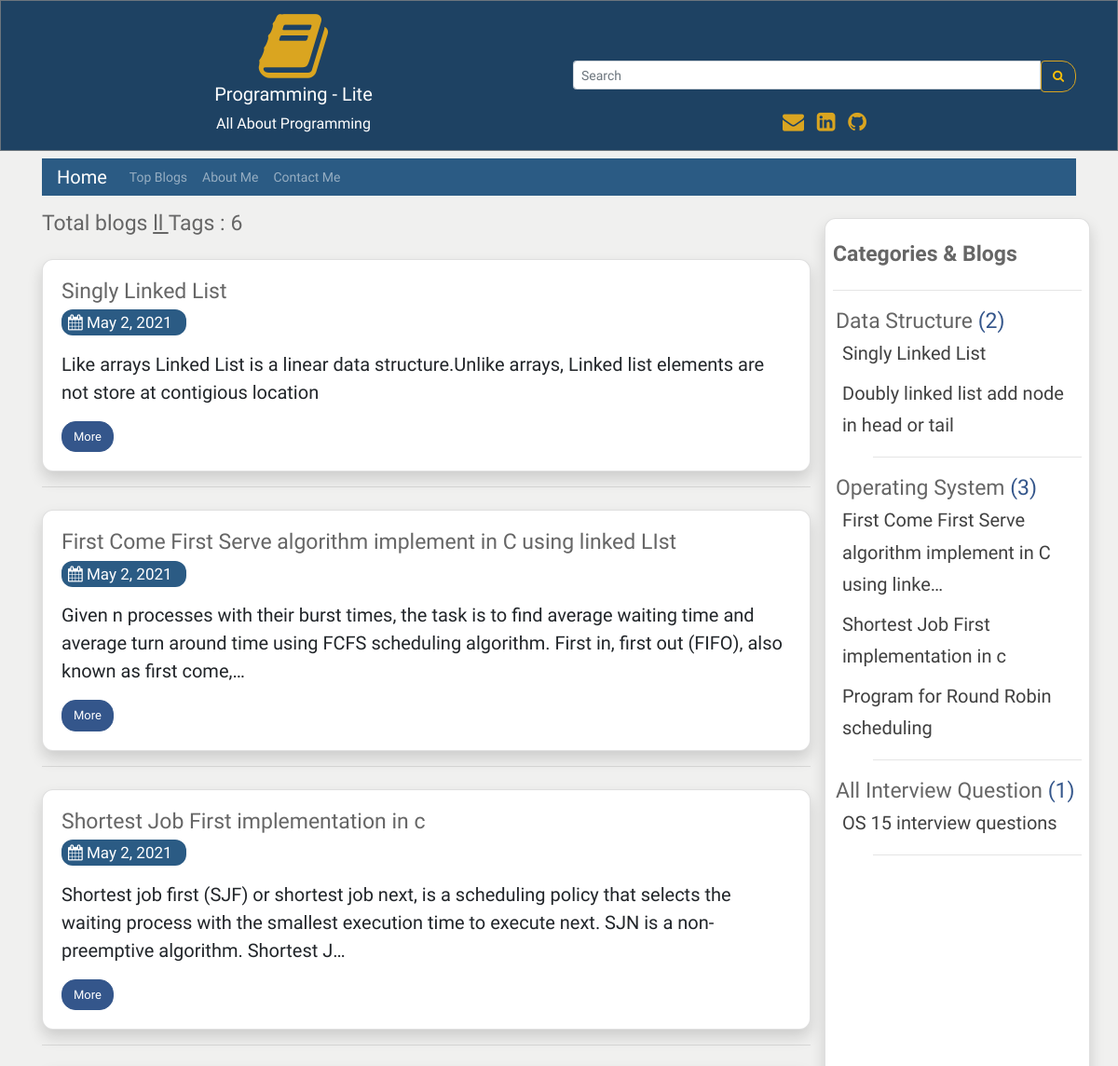
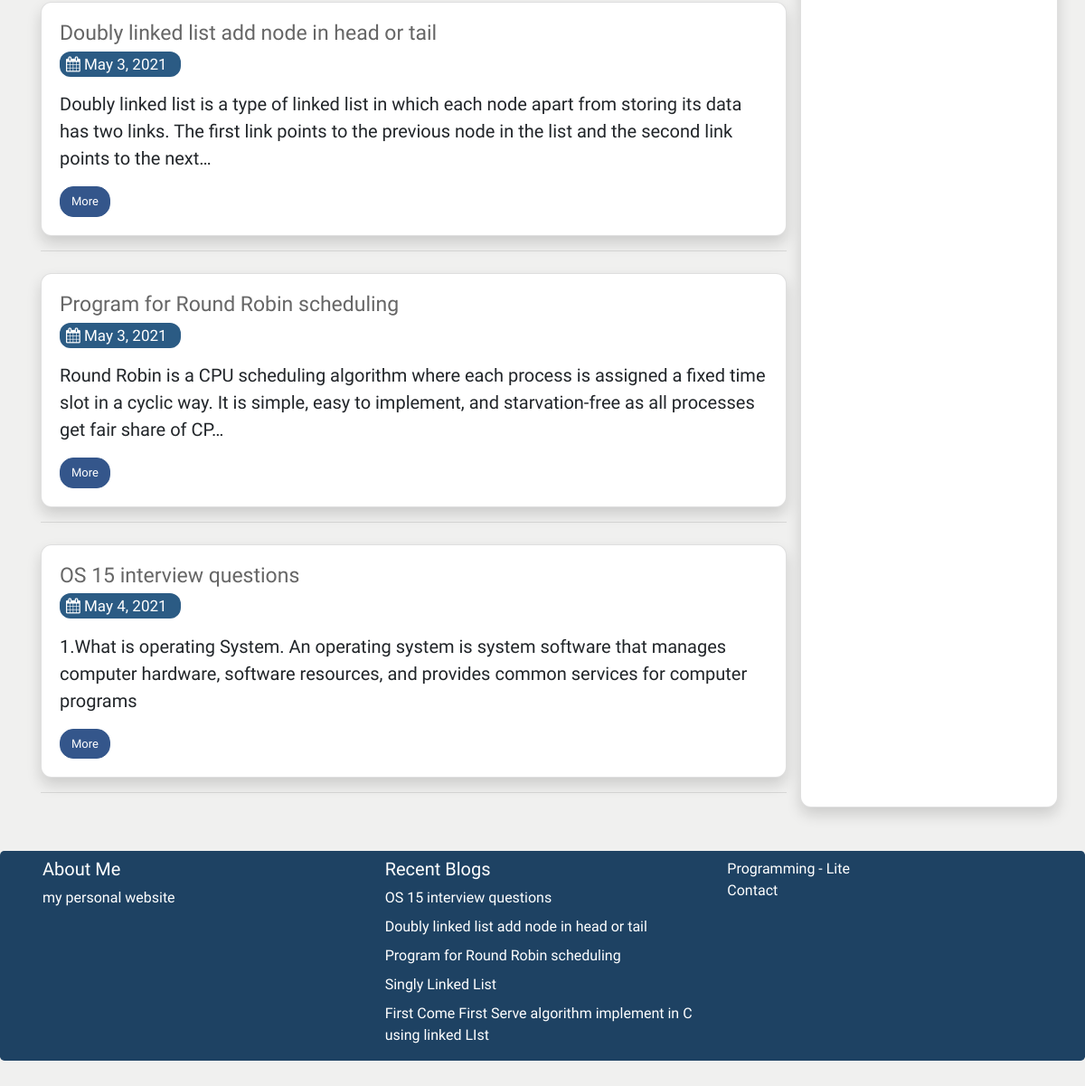
/tags/ll, run on the app's committed database (2 pictures, top to bottom).
### user_panel_1/models.py (models this page shows, shortened)
class Blog(models.Model):
    cat_name = models.ForeignKey(Category, on_delete=models.CASCADE)
    blog_author = models.CharField(max_length=200)
    blog_priority = models.IntegerField(blank=True, null=True)
    blog_tags = TaggableManager()
    blog_title = models.CharField(max_length=200)
    blog_descriptions = models.CharField(max_length=600);
    blog_body = RichTextUploadingField(blank=True, null=True)
    blog_views = models.IntegerField(default=0)
    blog_updateDate = models.DateField()
    blog_date = models.DateField(auto_now_add=True, auto_now=False, blank=True)

class Category(models.Model):
    cat_name = models.CharField(max_length=300)
    cat_priority = models.IntegerField(blank=True, null=True);
    def __str__(self):
        return self.cat_name

### user_panel_1/views.py (the view)
# urls.py: path('tags/<slug:tag_slug>', views.tags, name='tags'),
def tags(request, tag_slug):
    query = tag_slug
    tags = Blog.objects.filter(blog_body__icontains=query)
    reacentBlog = Blog.objects.all().order_by('-blog_date')[0:5]
    categorys = Blog.objects.all().select_related('cat_name')
    categorys = categorys.order_by('cat_name__cat_priority', 'cat_name', 'blog_priority') #sort all data
    total = tags.count()
    query = tag_slug
    context = {
        'tags': tags,
        'object_list': categorys,
        'recentBlog': reacentBlog,
        'total': total,
        'query': query,
    }
    return render(request, 'tags.html', context)

### templates/tags.html
{% extends 'base.html' %}
{% load static %}
{% block content %}
<h3 class="mt-3 title">Total blogs  <u> {{query}} </u> Tags  : {{total}}</h3>
   {% for tags in tags %}
    <div class="card shadow mt-4 rounded">
    <div class="card-body">
         <h5 class="title">{{tags.blog_title |truncatechars:100}}</h5>
    <p  class="description">
    <span class="activee">
    <a href="{% url 'date' slug=tags.blog_date %}" class="mr-2 ur description text-white"><i class="fa fa-calendar" aria-hidden="true"></i>  {{ tags.blog_date}} </a>
         </span>
                            </p>
         <p style="font-size: 20px;">{{tags.blog_descriptions | truncatechars:200}}</p>
         <a href="{% url 'more_page' tags.id tags.blog_title%}" class="btn btn-info">More</a>
     </div>
    </div>
    <hr>
    {% endfor %}
{% endblock content %}

### templates/base.html (shortened to what this page needs)
{% load static %}
{% load humanize %}
<!DOCTYPE html>
<html lang="en">
<head>
  <link rel="stylesheet" href="https://maxcdn.bootstrapcdn.com/bootstrap/4.5.2/css/bootstrap.min.css">
  <link rel="stylesheet"
      href="//cdnjs.cloudflare.com/ajax/libs/highlight.js/10.7.2/styles/default.min.css">
    <link
      rel="stylesheet"
      href="https://cdnjs.cloudflare.com/ajax/libs/font-awesome/4.7.0/css/font-awesome.min.css"
    />
    <link
      rel="stylesheet"
      href="{% static 'css/style.css' %}"
    />
    <link href="https://cdn.jsdelivr.net/gh/gitbrent/bootstrap4-toggle@3.6.1/css/bootstrap4-toggle.min.css" rel="stylesheet">
</head>
<body style="background: hsl(84, 3%, 94%);">
<div class="jbc border border-secondary ">
 <div class="container mt-2 text-center">
 <div class="row">
     <div class="col-sm-6">
     <i class="fa fa-book logo" aria-hidden="true"></i><br>
 <h5 class="text-white">Programming - Lite</h5>
 <p class="text-white">All About Programming</p>
     </div>
     <div class="col-sm-6 mt-2">
        <form method="GET" action="{% url 'search' %}">
    <div class="input-group input-group-sm mt-5"  >
      <input type="text" class="form-control" placeholder="Search" name='search' required>
      <div class="input-group-btn">
        <button class="btn btn-outline-warning sb" type="submit"><i class="fa fa-search" aria-hidden="true"></i>
</button>
      </div>
    </div>
  </form>
       <div class="mt-3">
       <span class="text-style-two"><a href="mailto:aaziz9642@gmail.com" style="text-decoration: none; font-size:23px;" target="_blank" class="text-warning"><i class="fa fa-envelope pr-2" aria-hidden="true"></i> </a></span>
<span class="text-style-two"><a href="https://linkedin.com/in/azizur-rahman-720636165" style="text-decoration: none; font-size:23px;"  target="_blank" class="text-warning "><i class="fa fa-linkedin-square" aria-hidden="true"></i> </a></span>
<span class="text-style-two"><a href="https://github.com/ayanchyaziz123" style="text-decoration: none; font-size:23px;" target="_blank" class="text-warning"><i class="fa fa-github pl-2" aria-hidden="true"></i></a></span>
     </div>
     </div>
    </div>
</div>
 </div>
<div class="container">
    <nav class="navbar navbar-expand-lg navbar-dark bg-dark mt-2 pt-0 pb-0">
    {% url 'blog' as blog %}
  <a class="navbar-brand {% if request.path == blog %}active{% endif %}" href="{% url 'blog' %}">Home</a>
  <div
  class="collapse navbar-collapse" id="navbarsExampleDefault">
    <ul class="navbar-nav mr-auto">
    {% url 'topBlog' as topBlog%}
      <li class="nav-item {% if request.path == topBlog %}active{% endif %}">
        <a class="nav-link " href="{% url 'topBlog' %}">Top Blogs<span class="sr-only">(current)</span></a>
      </li>
      {% url 'about' as about %}
      <li class="nav-item {% if request.path == about %}active{% endif %}">
        <a class="nav-link " href="{% url 'about' %}">About Me<span class="sr-only">(current)</span></a>
      </li>
      {% url 'contact' as contact %}
      <li class="nav-item {% if request.path == contact %}active{% endif %}">
        <a class="nav-link" href="{% url 'contact' %}">Contact Me<span class="sr-only">(current)</span></a>
      </li>
    </ul>
  </div>
</nav>
<div class="row">
    <div class="col-sm-9">
    {% block content %}
    {% endblock content %}
    </div>
    <div class="col-sm-3 card shadow mt-4 rounded p-2">
     <h5 class="mt-3"><strong class="title">Categories & Blogs</strong></h5>
     <hr>
     {% regroup object_list by cat_name as cat_all %}
<ul>
{% for categories in cat_all %}
    <li style="list-style-type:none; margin-left:-37px;" class="title">{{ categories.grouper }} <span class="total-cat">({{ categories.list|length}}) </span>
    <ul style="list-style-type:none;">
        {% for blog in categories.list %}
          <li style="margin-left:-33px;"  class="ur {% if blog.id == more.id %}activee{% endif %}">
          <a href="{% url 'more_page' blog.id blog.blog_title%}" class="ur " style="font-size: 20px;">{{ blog.blog_title | truncatechars:60}}</li>
        {% endfor %}
        <hr>
    </ul>
    </li>
{% endfor %}
</ul>
    </div>
</div>
</div>
<div class="jumbotron mt-5 pb-0 pt-0 text-white" style="background:#1e4263;">
   <div class="container">
   <div class="row">
     <div class="col-sm-4">
     <h5 class="mt-2">About Me</h5>
     <a href="http://azizurrahmanayan.herokuapp.com/" target="_blank" class="text-white">my personal website</a>
     </div>
     <div class="col-sm-4">
      <p class="lead mt-2 mb-2">
        <h5 class="mt-2">Recent Blogs</h5>
        {% for recentBlogs in recentBlog %}
         <a href="{% url 'more_page' recentBlogs.id recentBlogs.blog_title%}"  class="text-white">{{recentBlogs.blog_title}}</a>
        <br>
        {% endfor %}
    </p>
     </div>
     <div class="col-sm-4">
      <p class="pt-2 pb-2"><a href="{% url 'blog' %}" class="text-white">Programming - Lite</a><br>
       <a href="{% url 'contact' %}" class="text-white">Contact</a></p>
     </div>
   </div>
</div>
</div>
</body>
</html>

### static/css/style.css (style rules this page uses)
:root { --bg-size: 100% 100%; --main_color: #fff; --title: 'Josefin Sans', sans-serif; --font-para: 'David Libre', serif; --btn-color: #bbe1fa; --btn-font-color: #000; --btn-font: 1.5rem; --eff: .3s all ease; }
* { font-family: var(--font-para); }
body { background: hsl(84, 3%, 94%) !important; }
.btn-info { background-color: #34568B !important; border-color: #34568B !important; }
.btn { outline: none !important; }
.bg-dark { background: #2b5b84 !important; }
.logo { font-size: 80px; color: #DAA520; }
li .nav-link { font-size: 14px !important; }
.btn { font-size: 13px !important; }
.description { color: #666666; font-size: 17px !important; }
.btn-outline-warning { border-color: #DAA520 !important; color: #DAA520 im !important; }
.title { color: #666; font-size: 23px !important; }
.btn-info { background-color: #2b5b84; border-color: #2b5b84; border-radius: 15px !important; }
.text-warning { color: #DAA520 !important; }
.ur { text-decoration: none !important; color: #404040; }
.rounded { border-radius: 12px !important; }
.activee { color: #fff !important; background: #2b5b84 !important; padding-left: 7px !important; padding-right: 7px !important; padding-bottom: 4px !important; padding-top: 4px !important; border-radius: 12px !important; }
.jbc { background-color: #1e4263 !important; }
.sb { border-top-right-radius: 15px !important; border-bottom-right-radius: 15px !important; }
.total-cat { color: #34568B !important; }

### data on the page
Blog: blog_title "Singly Linked List", blog_date "May 2, 2021", blog_descriptions "Like arrays Linked List is a linear data structure.Unlike arrays, Linked list elements are not store at contigious location"
Blog: blog_title "First Come First Serve algorithm implement in C using linked LIst", blog_date "May 2, 2021", blog_descriptions "Given n processes with their burst times, the task is to find average waiting time and average turn around time using FCFS scheduling algorithm. First in, first out (FIFO), also known as first come,…", blog_title "First Come First Serve algorithm implement in C using linke…"
Blog: blog_title "Shortest Job First implementation in c", blog_date "May 2, 2021", blog_descriptions "Shortest job first (SJF) or shortest job next, is a scheduling policy that selects the waiting process with the smallest execution time to execute next. SJN is a non-preemptive algorithm. Shortest J…"
Blog: blog_title "Doubly linked list add node in head or tail", blog_date "May 3, 2021", blog_descriptions "Doubly linked list is a type of linked list in which each node apart from storing its data has two links. The first link points to the previous node in the list and the second link points to the next…"
Blog: blog_title "Program for Round Robin scheduling", blog_date "May 3, 2021", blog_descriptions "Round Robin is a CPU scheduling algorithm where each process is assigned a fixed time slot in a cyclic way. It is simple, easy to implement, and starvation-free as all processes get fair share of CP…"
Blog: blog_title "OS 15 interview questions", blog_date "May 4, 2021", blog_descriptions "1.What is operating System. An operating system is system software that manages computer hardware, software resources, and provides common services for computer programs"
Category: grouper "Data Structure", list|length "2"
Category: grouper "Operating System", list|length "3"
Category: grouper "All Interview Question", list|length "1"

### other printed values
{{ query }} "ll"
{{ total }} "6"
